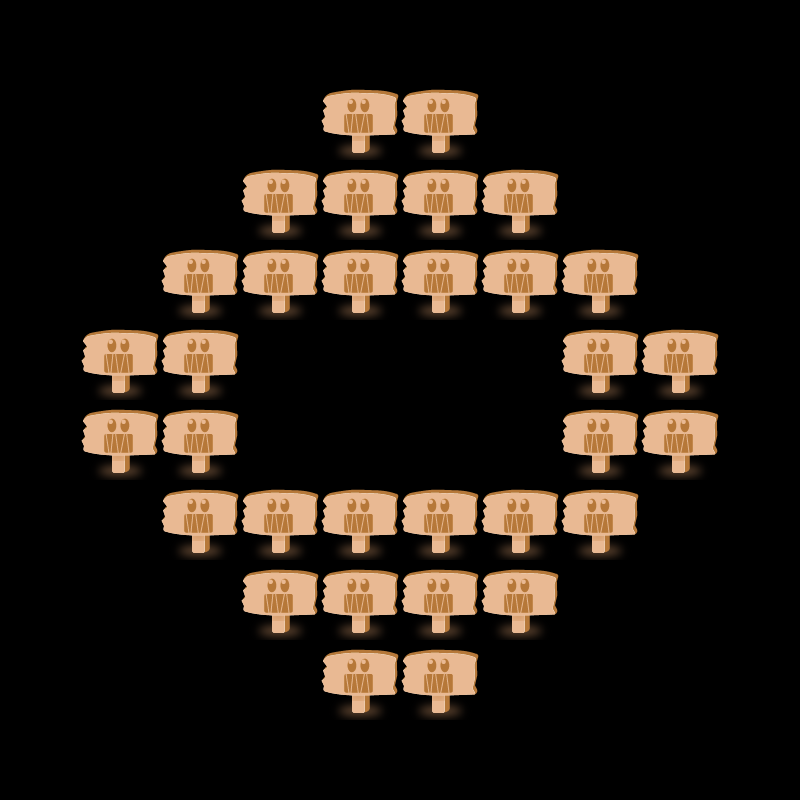

A 2D game scene composited from a Tiled map and its tileset images. What follows is a short description and the map's XML, with each tile layer's data collapsed to a summary:
An orthogonal 10x10 tile map with 80x80 px tiles, 1 tile layer (gamelayer).

<map version="1.0" orientation="orthogonal" width="10" height="10" tilewidth="80" tileheight="80">
 <tileset firstgid="1" name="LevelBlock" tilewidth="80" tileheight="80">
  <image source="LevelBlock.png" width="320" height="240" />
 </tileset>
 <layer name="gamelayer" width="10" height="10">
  <data>[100 cells, 32 non-empty, 1 distinct tile ids]</data>
 </layer>
</map>
